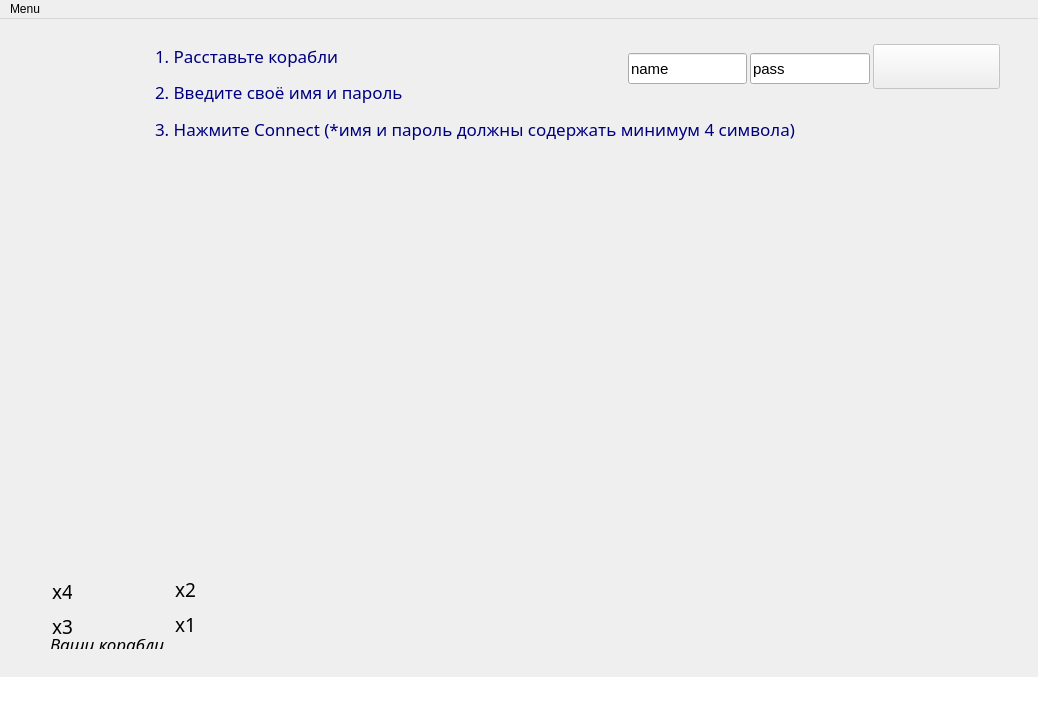
<?xml version="1.0" encoding="UTF-8"?>
<ui version="4.0">
 <class>MainWindow</class>
 <widget class="QMainWindow" name="MainWindow">
  <property name="geometry">
   <rect>
    <x>0</x>
    <y>0</y>
    <width>1038</width>
    <height>704</height>
   </rect>
  </property>
  <property name="minimumSize">
   <size>
    <width>1038</width>
    <height>704</height>
   </size>
  </property>
  <property name="maximumSize">
   <size>
    <width>1038</width>
    <height>704</height>
   </size>
  </property>
  <property name="windowTitle">
   <string>Sia BATTLE</string>
  </property>
  <property name="windowIcon">
   <iconset resource="resources.qrc">
    <normaloff>:/images/img/main_icon.png</normaloff>:/images/img/main_icon.png</iconset>
  </property>
  <property name="styleSheet">
   <string notr="true"/>
  </property>
  <widget class="QWidget" name="centralWidget">
   <property name="styleSheet">
    <string notr="true"/>
   </property>
   <widget class="QPushButton" name="butt_connect">
    <property name="enabled">
     <bool>false</bool>
    </property>
    <property name="geometry">
     <rect>
      <x>873</x>
      <y>25</y>
      <width>127</width>
      <height>45</height>
     </rect>
    </property>
    <property name="minimumSize">
     <size>
      <width>127</width>
      <height>45</height>
     </size>
    </property>
    <property name="maximumSize">
     <size>
      <width>255</width>
      <height>90</height>
     </size>
    </property>
    <property name="sizeIncrement">
     <size>
      <width>0</width>
      <height>0</height>
     </size>
    </property>
    <property name="text">
     <string/>
    </property>
   </widget>
   <widget class="QLabel" name="info_ship1_my">
    <property name="geometry">
     <rect>
      <x>70</x>
      <y>550</y>
      <width>35</width>
      <height>35</height>
     </rect>
    </property>
    <property name="maximumSize">
     <size>
      <width>35</width>
      <height>35</height>
     </size>
    </property>
    <property name="styleSheet">
     <string notr="true">background-image: url(:/images/ships/img/ship1.png);</string>
    </property>
    <property name="text">
     <string/>
    </property>
   </widget>
   <widget class="QLabel" name="info_ship2_my">
    <property name="geometry">
     <rect>
      <x>73</x>
      <y>585</y>
      <width>70</width>
      <height>35</height>
     </rect>
    </property>
    <property name="maximumSize">
     <size>
      <width>70</width>
      <height>35</height>
     </size>
    </property>
    <property name="styleSheet">
     <string notr="true">background-image: url(:/images/ships/img/ship2_h.png);</string>
    </property>
    <property name="text">
     <string/>
    </property>
   </widget>
   <widget class="QLabel" name="num_ship1_my">
    <property name="geometry">
     <rect>
      <x>52</x>
      <y>555</y>
      <width>20</width>
      <height>35</height>
     </rect>
    </property>
    <property name="font">
     <font>
      <family>Daneehand Regular</family>
      <pointsize>14</pointsize>
     </font>
    </property>
    <property name="text">
     <string>x4</string>
    </property>
   </widget>
   <widget class="QLabel" name="num_ship2_my">
    <property name="geometry">
     <rect>
      <x>52</x>
      <y>590</y>
      <width>20</width>
      <height>35</height>
     </rect>
    </property>
    <property name="font">
     <font>
      <family>Daneehand Regular</family>
      <pointsize>14</pointsize>
     </font>
    </property>
    <property name="text">
     <string>x3</string>
    </property>
   </widget>
   <widget class="QLabel" name="info_ship2_my_2">
    <property name="geometry">
     <rect>
      <x>196</x>
      <y>580</y>
      <width>140</width>
      <height>35</height>
     </rect>
    </property>
    <property name="maximumSize">
     <size>
      <width>140</width>
      <height>35</height>
     </size>
    </property>
    <property name="styleSheet">
     <string notr="true">background-image: url(:/images/ships/img/ship4_h.png);</string>
    </property>
    <property name="text">
     <string/>
    </property>
   </widget>
   <widget class="QLabel" name="num_ship4_my">
    <property name="geometry">
     <rect>
      <x>175</x>
      <y>588</y>
      <width>20</width>
      <height>35</height>
     </rect>
    </property>
    <property name="font">
     <font>
      <family>Daneehand Regular</family>
      <pointsize>14</pointsize>
     </font>
    </property>
    <property name="text">
     <string>x1</string>
    </property>
   </widget>
   <widget class="QLabel" name="num_ship3_my">
    <property name="geometry">
     <rect>
      <x>175</x>
      <y>553</y>
      <width>20</width>
      <height>35</height>
     </rect>
    </property>
    <property name="font">
     <font>
      <family>Daneehand Regular</family>
      <pointsize>14</pointsize>
     </font>
    </property>
    <property name="text">
     <string>x2</string>
    </property>
   </widget>
   <widget class="QLabel" name="info_ship1_my_2">
    <property name="geometry">
     <rect>
      <x>193</x>
      <y>545</y>
      <width>105</width>
      <height>35</height>
     </rect>
    </property>
    <property name="maximumSize">
     <size>
      <width>105</width>
      <height>35</height>
     </size>
    </property>
    <property name="styleSheet">
     <string notr="true">background-image: url(:/images/ships/img/ship3_h.png);</string>
    </property>
    <property name="text">
     <string/>
    </property>
   </widget>
   <widget class="QLabel" name="label">
    <property name="geometry">
     <rect>
      <x>50</x>
      <y>620</y>
      <width>161</width>
      <height>10</height>
     </rect>
    </property>
    <property name="font">
     <font>
      <family>Safron Modern</family>
      <pointsize>13</pointsize>
      <weight>50</weight>
      <italic>true</italic>
      <bold>false</bold>
     </font>
    </property>
    <property name="text">
     <string>Ваши корабли</string>
    </property>
   </widget>
   <widget class="QLineEdit" name="line_name">
    <property name="geometry">
     <rect>
      <x>628</x>
      <y>34</y>
      <width>119</width>
      <height>31</height>
     </rect>
    </property>
    <property name="minimumSize">
     <size>
      <width>101</width>
      <height>31</height>
     </size>
    </property>
    <property name="font">
     <font>
      <family>Arial</family>
      <pointsize>11</pointsize>
     </font>
    </property>
    <property name="styleSheet">
     <string notr="true"/>
    </property>
    <property name="text">
     <string>name</string>
    </property>
   </widget>
   <widget class="QLineEdit" name="line_password">
    <property name="geometry">
     <rect>
      <x>750</x>
      <y>34</y>
      <width>120</width>
      <height>31</height>
     </rect>
    </property>
    <property name="minimumSize">
     <size>
      <width>101</width>
      <height>31</height>
     </size>
    </property>
    <property name="font">
     <font>
      <family>Arial</family>
      <pointsize>11</pointsize>
     </font>
    </property>
    <property name="styleSheet">
     <string notr="true"/>
    </property>
    <property name="text">
     <string>pass</string>
    </property>
   </widget>
   <widget class="QLabel" name="lable_Add_ships">
    <property name="geometry">
     <rect>
      <x>155</x>
      <y>26</y>
      <width>311</width>
      <height>22</height>
     </rect>
    </property>
    <property name="font">
     <font>
      <family>Astakhov Dished DL</family>
      <pointsize>13</pointsize>
     </font>
    </property>
    <property name="styleSheet">
     <string notr="true">color: rgb(0, 0, 127);</string>
    </property>
    <property name="text">
     <string>1. Расставьте корабли</string>
    </property>
   </widget>
   <widget class="QLabel" name="lable_Add_name">
    <property name="geometry">
     <rect>
      <x>155</x>
      <y>62</y>
      <width>301</width>
      <height>22</height>
     </rect>
    </property>
    <property name="font">
     <font>
      <family>Astakhov Dished DL</family>
      <pointsize>13</pointsize>
     </font>
    </property>
    <property name="styleSheet">
     <string notr="true">color: rgb(0, 0, 127);</string>
    </property>
    <property name="text">
     <string>2. Введите своё имя и пароль</string>
    </property>
   </widget>
   <widget class="QLabel" name="lable_connect">
    <property name="geometry">
     <rect>
      <x>155</x>
      <y>99</y>
      <width>661</width>
      <height>22</height>
     </rect>
    </property>
    <property name="font">
     <font>
      <family>Astakhov Dished DL</family>
      <pointsize>13</pointsize>
     </font>
    </property>
    <property name="styleSheet">
     <string notr="true">color: rgb(0, 0, 127);</string>
    </property>
    <property name="text">
     <string>3. Нажмите Connect (*имя и пароль должны содержать минимум 4 символа)</string>
    </property>
   </widget>
  </widget>
  <widget class="QMenuBar" name="menuBar">
   <property name="geometry">
    <rect>
     <x>0</x>
     <y>0</y>
     <width>1038</width>
     <height>20</height>
    </rect>
   </property>
   <widget class="QMenu" name="menuMENU">
    <property name="font">
     <font>
      <pointsize>9</pointsize>
     </font>
    </property>
    <property name="tearOffEnabled">
     <bool>false</bool>
    </property>
    <property name="title">
     <string>Menu</string>
    </property>
    <property name="separatorsCollapsible">
     <bool>false</bool>
    </property>
    <property name="toolTipsVisible">
     <bool>false</bool>
    </property>
    <addaction name="action_journal"/>
    <addaction name="actionRestart"/>
    <addaction name="action_IP"/>
   </widget>
   <addaction name="menuMENU"/>
  </widget>
  <widget class="QStatusBar" name="statusBar">
   <property name="font">
    <font>
     <family>Astakhov Dished DL</family>
     <pointsize>11</pointsize>
     <weight>50</weight>
     <italic>false</italic>
     <bold>false</bold>
     <underline>false</underline>
    </font>
   </property>
   <property name="styleSheet">
    <string notr="true">color: rgb(185, 31, 25);
background-color: rgb(255, 255, 255);</string>
   </property>
  </widget>
  <action name="action_journal">
   <property name="checkable">
    <bool>true</bool>
   </property>
   <property name="icon">
    <iconset resource="resources.qrc">
     <normaloff>:/images/img/journal_ico.png</normaloff>:/images/img/journal_ico.png</iconset>
   </property>
   <property name="text">
    <string>Журнал</string>
   </property>
   <property name="shortcut">
    <string>Ctrl+J</string>
   </property>
  </action>
  <action name="actionRestart">
   <property name="text">
    <string>Restart</string>
   </property>
  </action>
  <action name="action_IP">
   <property name="text">
    <string>Обновить IP сервера</string>
   </property>
  </action>
 </widget>
 <layoutdefault spacing="6" margin="11"/>
 <resources>
  <include location="resources.qrc"/>
 </resources>
 <connections/>
</ui>
